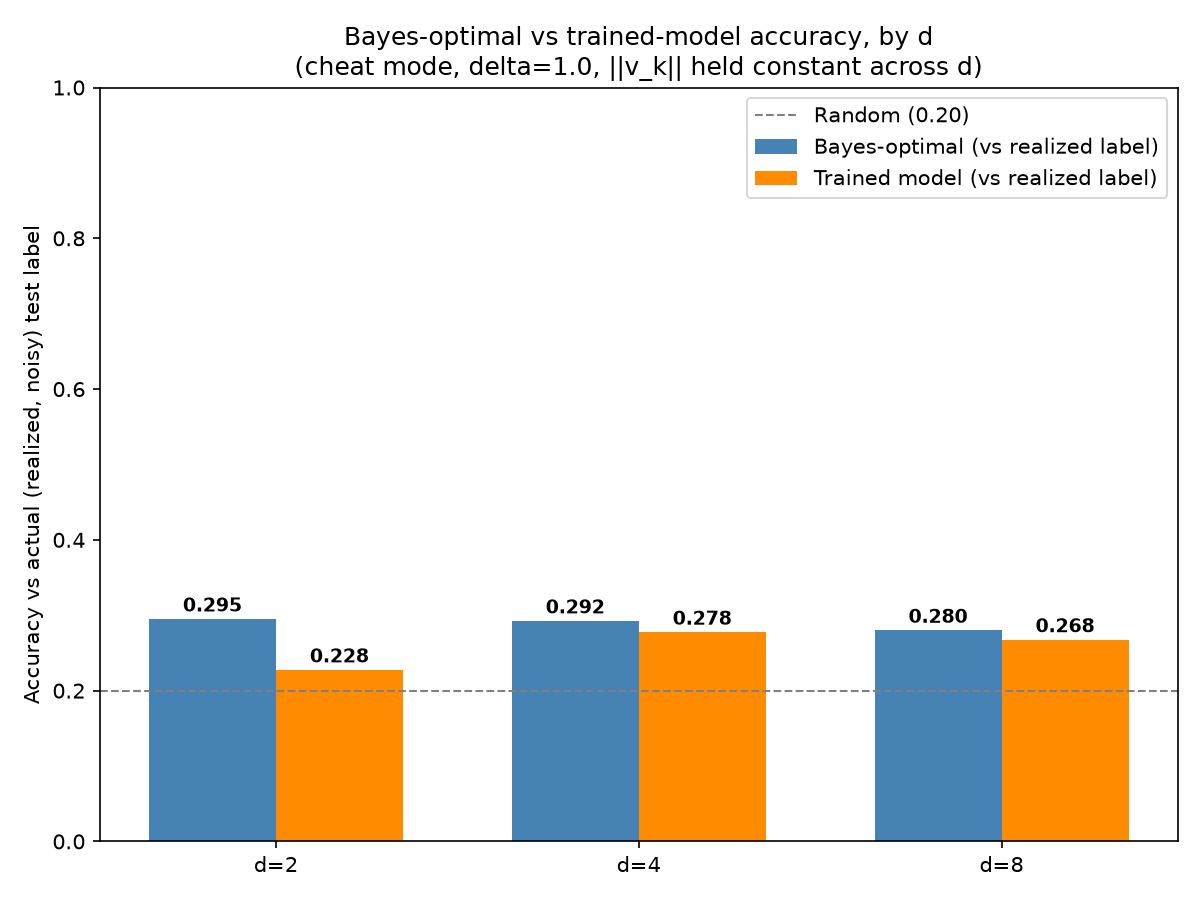

Reproduce this figure in Python.
"""
For a few values of d, compare:
  - Bayes-optimal accuracy: argmax_k true_probs(x)[k] vs the ACTUAL realized
    (noisy) test label y_test. No model involved -- a property of the
    problem itself, the ceiling nothing can beat.
  - Trained (active-learning, cheat mode) model's accuracy: its own
    prediction vs that SAME realized y_test -- not vs the Bayes-optimal
    target, unlike every other accuracy figure in this codebase. This is
    the operationally honest number: how often would this model actually
    be right, if deployed.

Uses sigma rescaled per-d (sigma_for_d) to hold ||v_k|| ~ constant across
d, consistent with d_sweep_rescaled.py -- change to a fixed sigma=0.02 if
you want the unscaled comparison instead.
"""

import numpy as np
import matplotlib
matplotlib.use('Agg')
import matplotlib.pyplot as plt

from coal_cheat import CheatCOAL
from experiment_linear_synthetic_filtered import generate_filtered_dataset
from d_sweep_rescaled import sigma_for_d


def compare_bayes_vs_model(ds=(2, 4, 8), delta=1.0, K=5, N=2000, seed=23):
    results = []
    for d in ds:
        sigma = sigma_for_d(d)
        X, y, U, true_probs, n_rejected, n_drawn = generate_filtered_dataset(K=K, d=d, N=N, seed=seed, sigma=sigma)
        split = int(0.8 * N)
        X_train, y_train = X[:split], y[:split]
        X_test,  y_test  = X[split:], y[split:]
        T = len(X_train)

        X_train_aug = np.hstack([X_train, np.ones((T, 1))])
        X_test_aug  = np.hstack([X_test,  np.ones((len(X_test), 1))])

        true_best_test = np.argmax(np.array([true_probs(x) for x in X_test]), axis=1)
        bayes_acc = np.mean(true_best_test == y_test)   # Bayes-optimal vs REALIZED label

        coal = CheatCOAL(K=K, d=d + 1, reg=1.0, delta=delta, burn_in=20)
        for i in range(T):
            coal.observe(X_train_aug[i], y_train[i], active=True)
        model_acc = np.mean(coal.predict_batch(X_test_aug) == y_test)   # model vs REALIZED label

        print(f"d={d:>2}  sigma={sigma:.4f}  queries={coal.n_queries}/{T} ({100*coal.n_queries/T:.1f}%)  "
              f"Bayes acc={bayes_acc:.3f}  Model acc={model_acc:.3f}")
        results.append(dict(d=d, sigma=sigma, bayes_acc=bayes_acc, model_acc=model_acc,
                             queries=coal.n_queries, T=T))

    # --- Diagram: grouped bars, Bayes vs Model accuracy, per d ---
    fig, ax = plt.subplots(figsize=(8, 6))
    x = np.arange(len(ds))
    width = 0.35
    bayes_vals = [r['bayes_acc'] for r in results]
    model_vals = [r['model_acc'] for r in results]

    b1 = ax.bar(x - width/2, bayes_vals, width, label='Bayes-optimal (vs realized label)', color='steelblue')
    b2 = ax.bar(x + width/2, model_vals, width, label='Trained model (vs realized label)', color='darkorange')
    for bars in (b1, b2):
        for bar in bars:
            h = bar.get_height()
            ax.text(bar.get_x() + bar.get_width()/2, h + 0.01, f'{h:.3f}', ha='center', fontsize=9, fontweight='bold')

    ax.axhline(1/K, color='gray', ls='--', lw=1, label=f'Random ({1/K:.2f})')
    ax.set_xticks(x)
    ax.set_xticklabels([f'd={d}' for d in ds])
    ax.set_ylabel('Accuracy vs actual (realized, noisy) test label')
    ax.set_ylim(0, 1.0)
    ax.set_title(f'Bayes-optimal vs trained-model accuracy, by d\n'
                 f'(cheat mode, delta={delta}, ||v_k|| held constant across d)')
    ax.legend()
    fig.tight_layout()
    out = 'd_bayes_vs_model_accuracy.png'
    fig.savefig(out, dpi=150)
    print(f"\nSaved: {out}")

    return results


if __name__ == '__main__':
    compare_bayes_vs_model()
